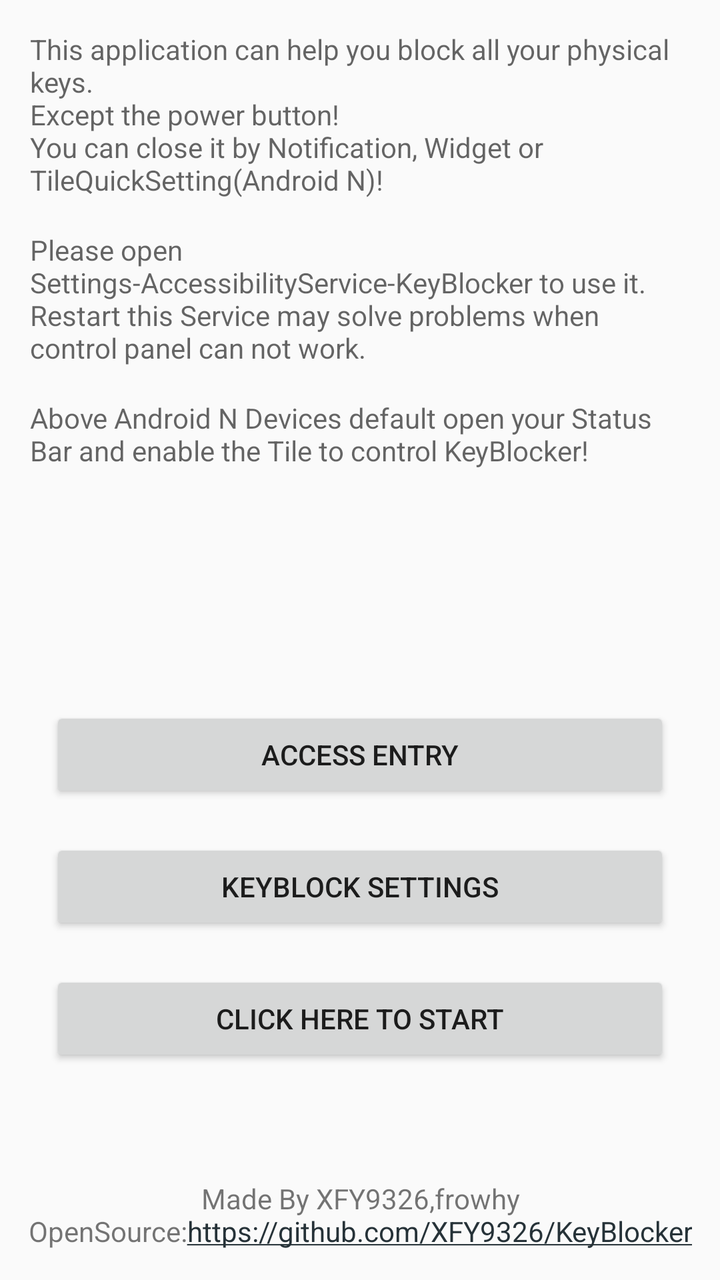
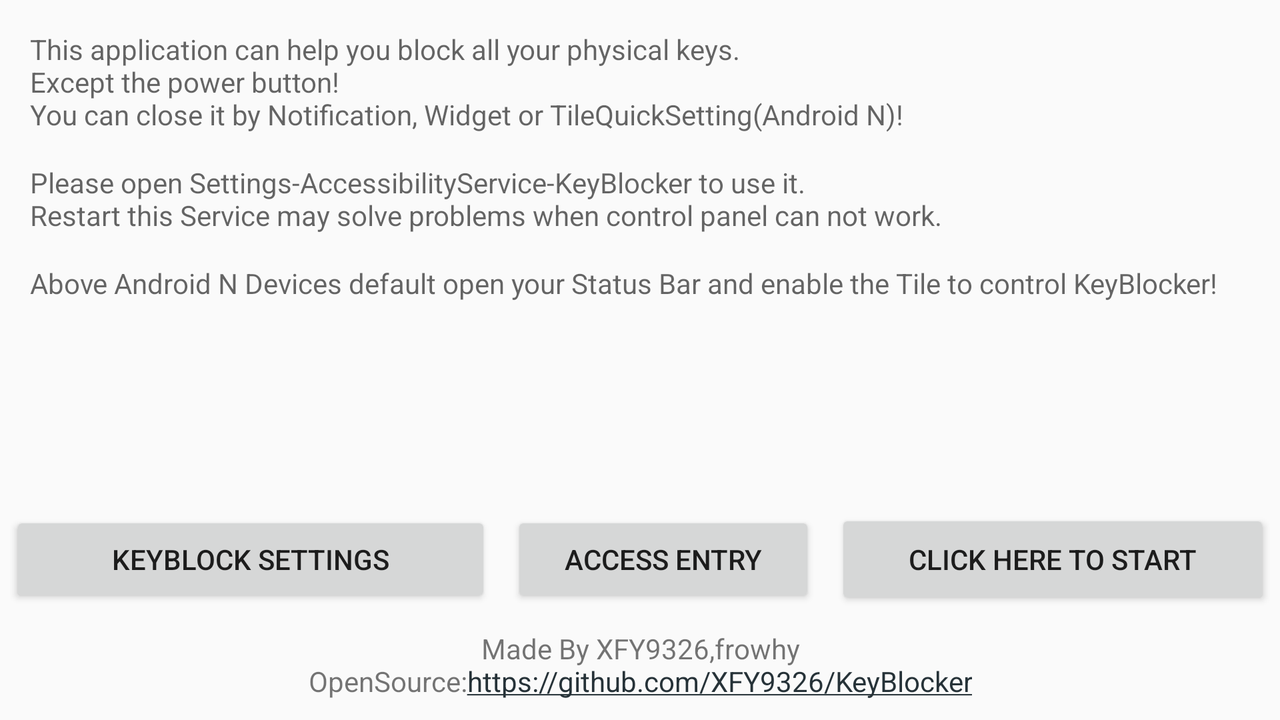

First picture: res/layout/ on a phone held upright. Second picture: the repository's own variant of that layout, on a device whose configuration matches the variant's folder. Source for both follows.
<!-- AndroidManifest.xml: application theme AppTheme -->
<!-- res/layout/activity_guide_layout.xml -->
<?xml version="1.0" encoding="utf-8"?>
<LinearLayout xmlns:android="http://schemas.android.com/apk/res/android"
    android:layout_width="match_parent"
    android:layout_height="match_parent"
    android:gravity="center"
    android:orientation="vertical"
    android:padding="5dp">

    <LinearLayout
        android:id="@+id/layout_content"
        android:layout_width="match_parent"
        android:layout_height="0dp"
        android:layout_weight="1"
        android:orientation="vertical"
        android:padding="10dp">

        <TextView
            android:layout_width="match_parent"
            android:layout_height="wrap_content"
            android:layout_marginBottom="8dp"
            android:gravity="start"
            android:text="@string/introduce"
            android:textAppearance="?android:attr/textAppearanceMedium"
            android:textSize="14sp" />

        <TextView
            android:layout_width="match_parent"
            android:layout_height="wrap_content"
            android:layout_marginBottom="8dp"
            android:layout_marginTop="8dp"
            android:gravity="start"
            android:text="@string/attention"
            android:textAppearance="?android:attr/textAppearanceMedium"
            android:textSize="14sp" />

        <TextView
            android:layout_width="wrap_content"
            android:layout_height="wrap_content"
            android:layout_marginTop="8dp"
            android:gravity="start"
            android:text="@string/tile_set"
            android:textAppearance="?android:attr/textAppearanceMedium"
            android:textSize="14sp" />

    </LinearLayout>

    <LinearLayout
        android:id="@+id/layout_buttons"
        android:layout_width="match_parent"
        android:layout_height="0dp"
        android:layout_weight="1"
        android:gravity="center"
        android:orientation="vertical">

        <Button
            android:id="@+id/btn_access_entry"
            android:layout_width="match_parent"
            android:layout_height="wrap_content"
            android:layout_marginBottom="18dp"
            android:layout_marginLeft="20dp"
            android:layout_marginRight="20dp"
            android:text="@string/access_entry" />

        <Button
            android:id="@+id/btn_settings"
            android:layout_width="match_parent"
            android:layout_height="wrap_content"
            android:layout_marginBottom="18dp"
            android:layout_marginLeft="20dp"
            android:layout_marginRight="20dp"
            android:text="@string/setting" />

        <Button
            android:id="@+id/btn_start"
            android:layout_width="match_parent"
            android:layout_height="wrap_content"
            android:layout_marginLeft="20dp"
            android:layout_marginRight="20dp"
            android:text="@string/go_start" />

    </LinearLayout>

    <TextView
        android:layout_width="wrap_content"
        android:layout_height="wrap_content"
        android:autoLink="web"
        android:gravity="center"
        android:paddingBottom="10dp"
        android:text="@string/author"
        android:textAppearance="?android:attr/textAppearanceSmall" />

</LinearLayout>
<!-- resources referenced by this layout -->
<resources>
  <string name="access_entry">Access Entry</string>
  <string name="attention">Please open Settings-AccessibilityService-KeyBlocker to use it.\nRestart this Service may solve problems when control panel can not work.</string>
  <string name="author">Made By XFY9326,frowhy\nOpenSource:https://github.com/XFY9326/KeyBlocker</string>
  <string name="go_start">Click Here to Start</string>
  <string name="introduce">This application can help you block all your physical keys.\nExcept the power button!\nYou can close it by Notification, Widget or TileQuickSetting(Android N)!</string>
  <string name="setting">KeyBlock Settings</string>
  <string name="tile_set">Above Android N Devices default open your Status Bar and enable the Tile to control KeyBlocker!</string>
  <!-- from res/values-v21/ -->
  <style name="AppTheme" parent="@android:style/Theme.Material.Light.DarkActionBar">
          <item name="android:colorPrimary">@color/colorPrimary</item>
          <item name="android:colorPrimaryDark">@color/colorPrimaryDark</item>
          <item name="android:colorAccent">@color/colorAccent</item>
      </style>
  <color name="colorPrimary">#607D8B</color>
  <color name="colorPrimaryDark">#455A64</color>
  <color name="colorAccent">#263238</color>
</resources>
<!-- res/layout-land/activity_guide_layout.xml (the repository's variant of the layout above) -->
<!-- drawn on the phone turned sideways -->
<?xml version="1.0" encoding="utf-8"?>
<RelativeLayout xmlns:android="http://schemas.android.com/apk/res/android"
    xmlns:tools="http://schemas.android.com/tools"
    android:layout_width="match_parent"
    android:layout_height="match_parent"
    android:padding="5dp">

    <LinearLayout
        android:id="@+id/layout_content"
        android:layout_width="match_parent"
        android:layout_height="wrap_content"
        android:layout_alignParentStart="true"
        android:orientation="vertical"
        android:padding="10dp">

        <TextView
            android:layout_width="match_parent"
            android:layout_height="wrap_content"
            android:layout_marginBottom="10dp"
            android:gravity="start"
            android:text="@string/introduce"
            android:textAppearance="?android:attr/textAppearanceMedium"
            android:textSize="14sp" />

        <TextView
            android:layout_width="match_parent"
            android:layout_height="wrap_content"
            android:layout_marginBottom="10dp"
            android:layout_marginTop="5dp"
            android:gravity="start"
            android:text="@string/attention"
            android:textAppearance="?android:attr/textAppearanceMedium"
            android:textSize="14sp" />

        <TextView
            android:layout_width="wrap_content"
            android:layout_height="wrap_content"
            android:layout_marginTop="5dp"
            android:gravity="start"
            android:text="@string/tile_set"
            android:textAppearance="?android:attr/textAppearanceMedium"
            android:textSize="14sp" />

    </LinearLayout>

    <TextView
        android:id="@+id/textview_author"
        android:layout_width="wrap_content"
        android:layout_height="wrap_content"
        android:layout_alignParentBottom="true"
        android:layout_centerHorizontal="true"
        android:layout_centerVertical="true"
        android:layout_marginBottom="5dp"
        android:autoLink="web"
        android:gravity="center"
        android:text="@string/author"
        android:textAppearance="?android:attr/textAppearanceSmall" />

    <LinearLayout
        style="?android:attr/buttonBarStyle"
        android:layout_width="match_parent"
        android:layout_height="wrap_content"
        android:layout_above="@id/textview_author"
        android:layout_centerHorizontal="true"
        android:layout_marginBottom="10dp"
        android:gravity="center"
        android:orientation="horizontal">

        <Button
            android:id="@+id/btn_settings"
            android:layout_width="wrap_content"
            android:layout_height="wrap_content"
            android:layout_marginEnd="10dp"
            android:layout_weight="8.0"
            android:text="@string/setting"
            tools:ignore="ButtonStyle" />

        <Button
            android:id="@+id/btn_access_entry"
            android:layout_width="wrap_content"
            android:layout_height="wrap_content"
            android:layout_marginEnd="10dp"
            android:layout_weight="3.0"
            android:text="@string/access_entry"
            tools:ignore="ButtonStyle" />

        <Button
            android:id="@+id/btn_start"
            android:layout_width="wrap_content"
            android:layout_height="50dp"
            android:layout_weight="5.0"
            android:text="@string/go_start"
            tools:ignore="ButtonStyle" />

    </LinearLayout>

</RelativeLayout>
